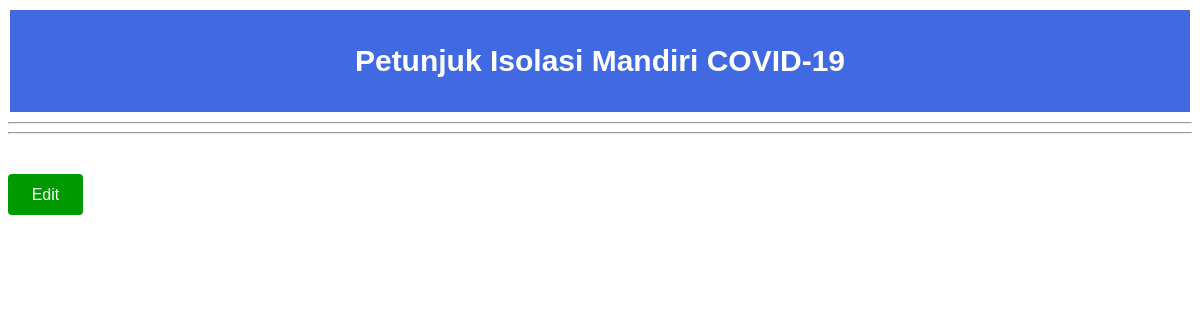
The app's page /PetunjukIsoman/isoman_index_admin.php, older data.
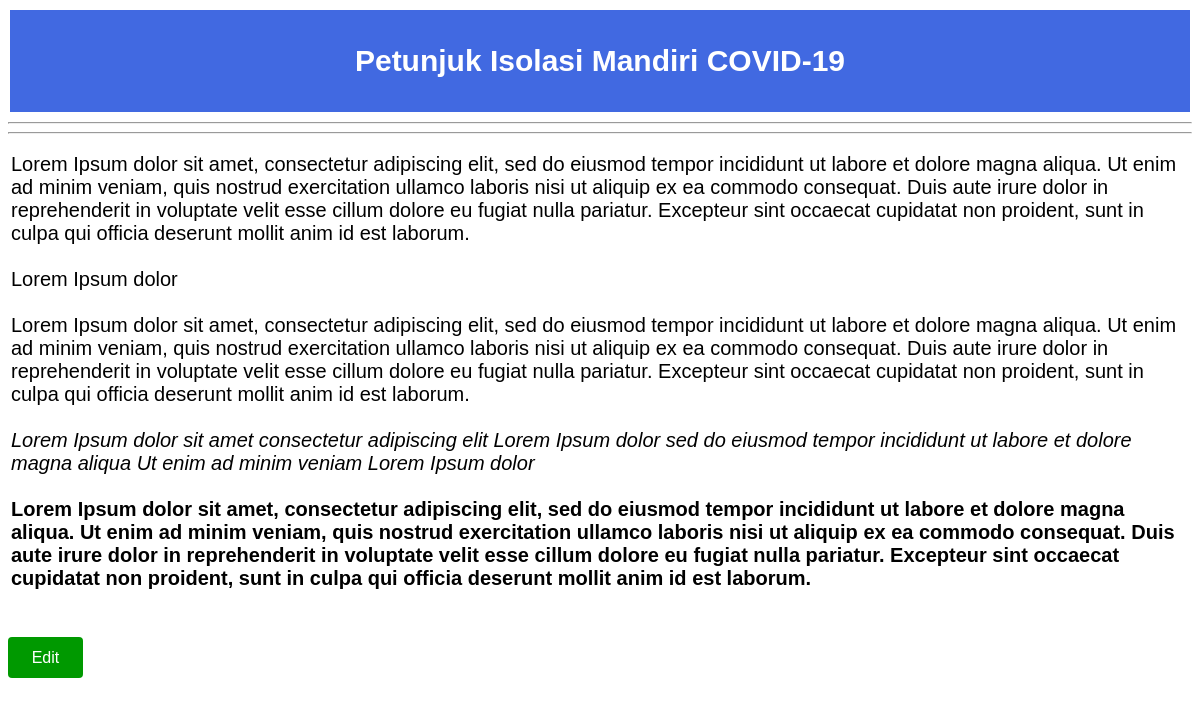
The same page, newer data.
### tables this page shows
CREATE TABLE isoman (
    id_petunjuk   INTEGER NOT NULL,
    teks_petunjuk TEXT NOT NULL
);

### PetunjukIsoman/isoman_index_admin.php (the view, shortened to what this page needs)
<!DOCTYPE html>
<html>
    <head>
    </head>
    <body>
        <table style="margin-left:auto;margin-right:auto;">
            <tr>
                <td style="font-family: Arial;text-align:center;background-color:royalblue;color:white;width:1920px;height:100px;">
                    <b style="font-size:30px;">Petunjuk Isolasi Mandiri COVID-19</b>
                </td>
            </tr >
        </table>
        <hr><hr>
        <table>
            <?php
                include 'isoman_koneksi.php';
                $teks = mysqli_query($conn,"SELECT * FROM isoman") or die(mysqli_error($conn));
                while($hasil = mysqli_fetch_array($teks)){
            ?>
                <tr>
                    <td style="font-family:Arial; font-size: 20px;">
                    <?php echo $hasil['teks_petunjuk'] ?></p>
                    </td>
                </tr>
                <?php } ?></p>
        </table>
        <br><br>
        <a href="isoman_update.php" style="padding:1% 2%;background-color:#009900;color:#fff;border-radius:4px;text-decoration:none;font-family:Arial;" >Edit</a>
    </body>
</html>

Row changes from the older to the newer data that the page shows:
added isoman: teks_petunjuk "Lorem Ipsum dolor sit amet, consectetur adipiscing elit, sed do eiusmod tempor incididunt ut labore et dolore magna aliqua. Ut enim ad minim veniam, quis nostrud exercitation ullamco laboris nisi ut aliquip ex ea commodo consequat. Duis aute irure dolor in reprehenderit in voluptate velit esse cillum dolore eu fugiat nulla pariatur. Excepteur sint occaecat cupidatat non proident, sunt in culpa qui officia deserunt mollit anim id est laborum. Lorem Ipsum dolor Lorem Ipsum dolor sit amet, consectetur adipiscing elit, sed do eiusmod tempor incididunt ut labore et dolore magna aliqua. Ut enim ad minim veniam, quis nostrud exercitation ullamco laboris nisi ut aliquip ex ea commodo consequat.…"
